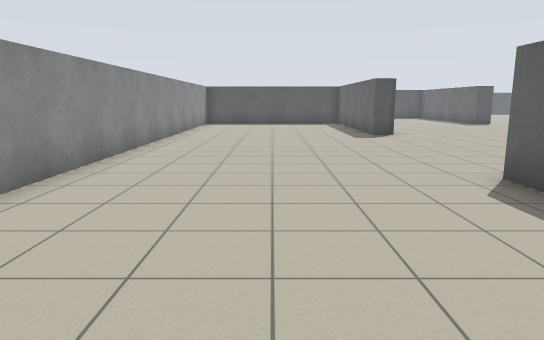
view 1 (above)

24 first-person views from a walk through a world built for the Player/Stage simulator. The camera is 1.2 m above the floor, tilts 10° down and sees 70° across. The lines on the ground mark 1 m squares. The floor is counted in squares, 1 m on a side. Each view is taken from the middle of a square. On the plan, view 1 faces up. The plan holds only what a view shows up to about 15 squares ahead; the rest is blank. The place goes on beyond the plan. The robots in the file are not drawn.

view 2
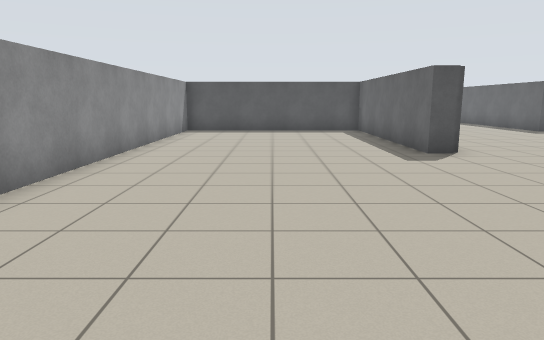

view 3
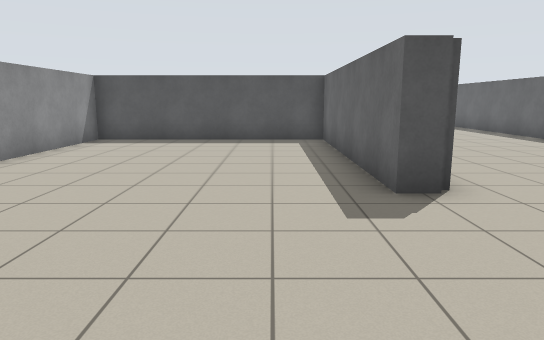

view 4
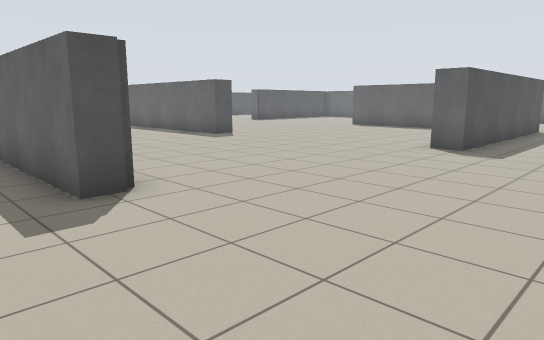

view 5
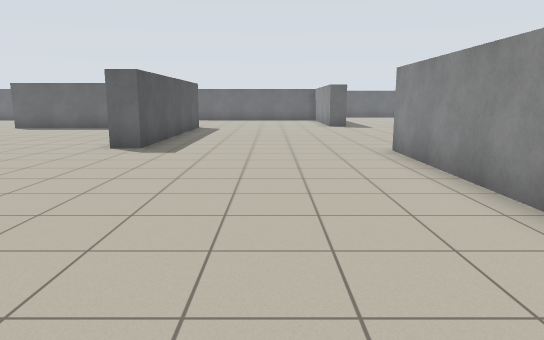

view 6
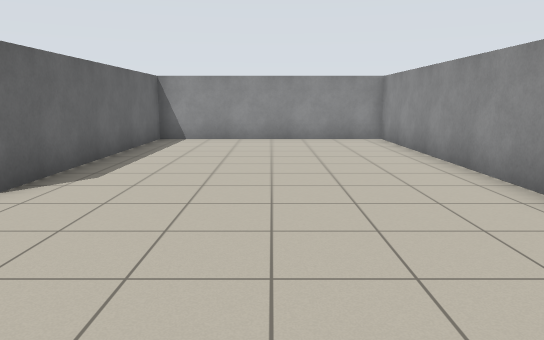

view 7
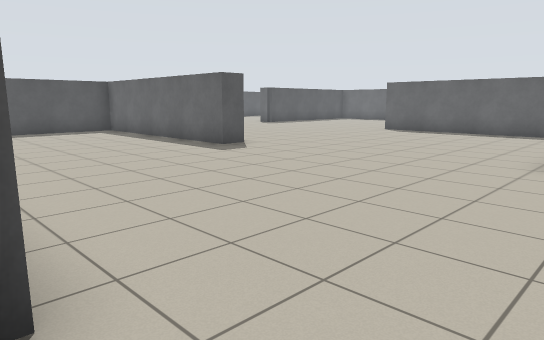

view 8
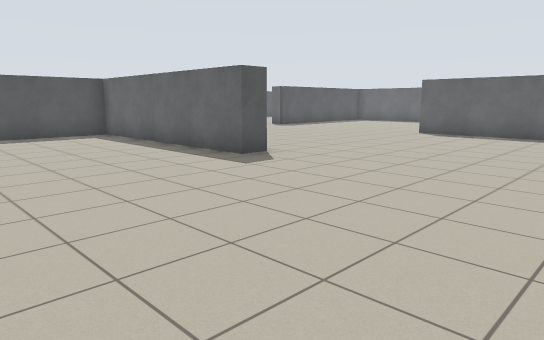

view 9
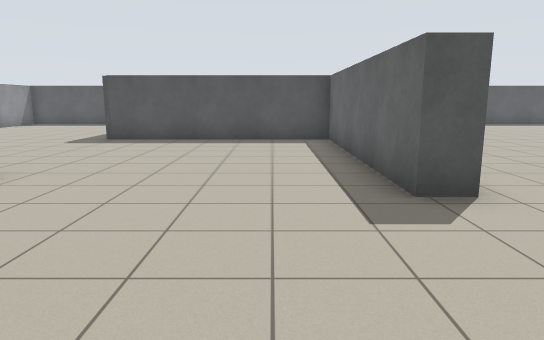

view 10
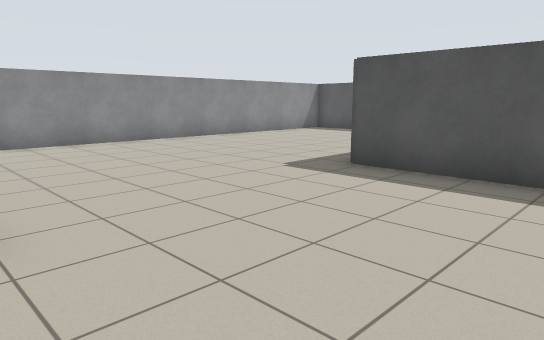

view 11
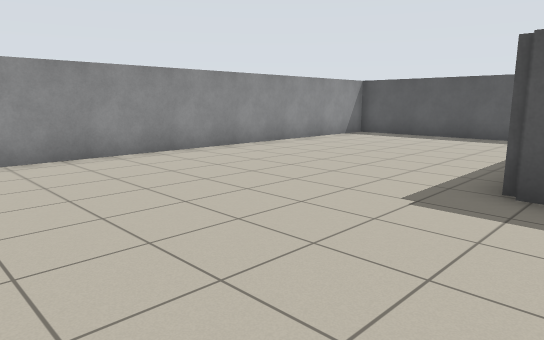

view 12
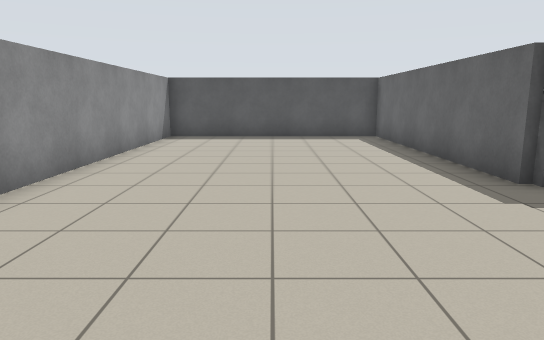

view 13
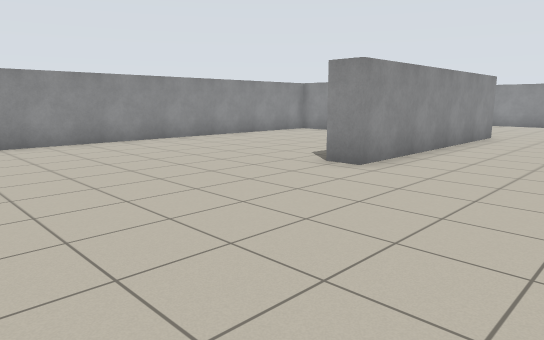

view 14
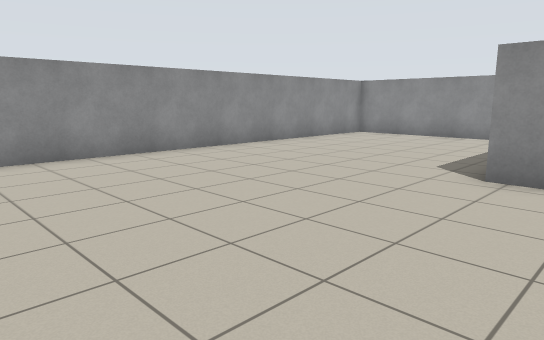

view 15
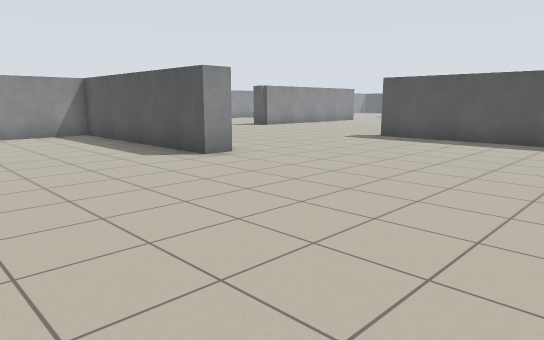

view 16
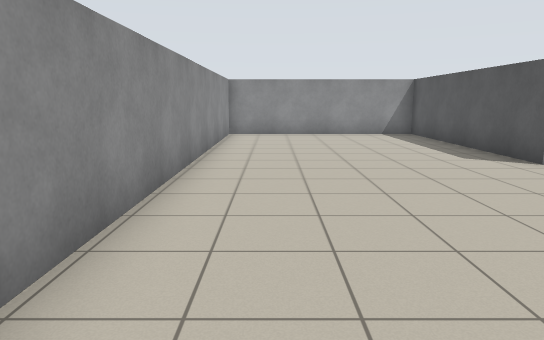

view 17
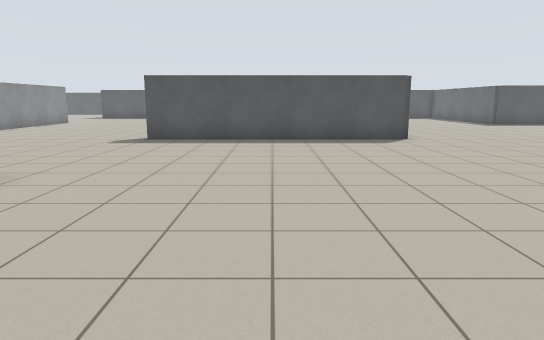

view 18
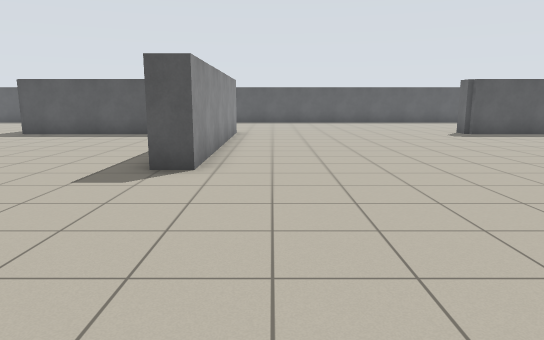

view 19
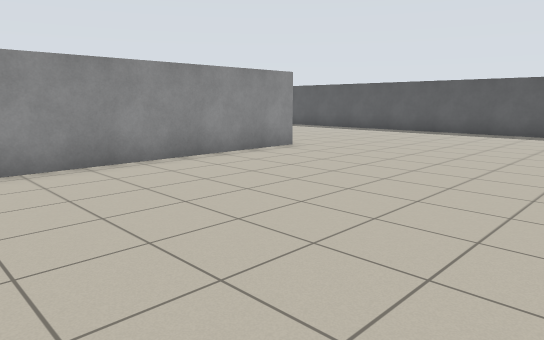

view 20
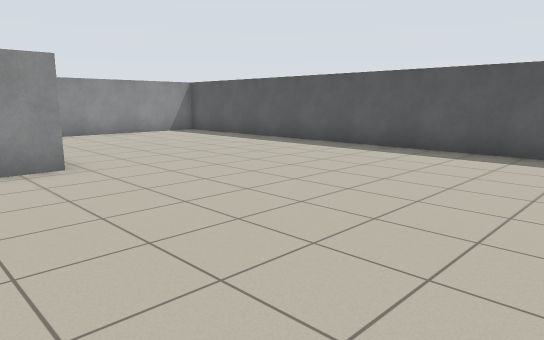

view 21
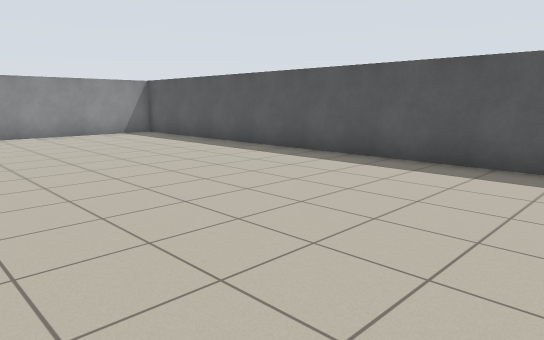

view 22
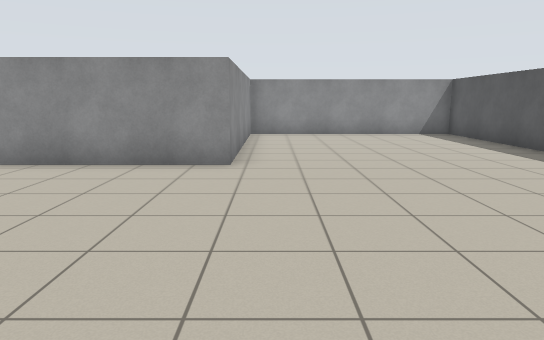

view 23
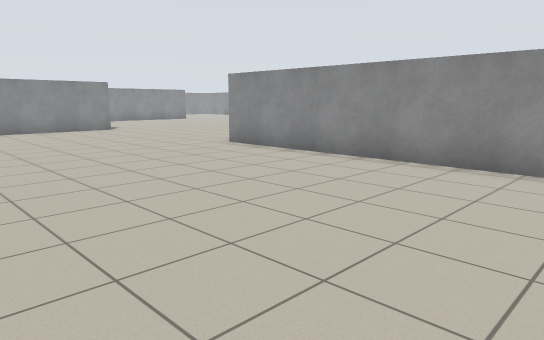

view 24
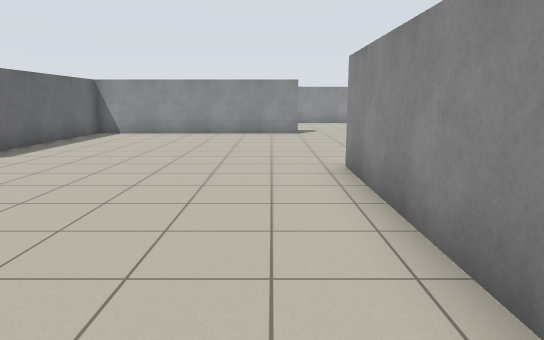

### Floor plan
Points are (right, up) in squares from view 1. A wall is a line through its corners. A room is listed if a view was taken in it or the views show most of it. See-through windows are left out.
Room 1 (views 1, 2, 3, 4, 5, 6, 7, 8, 9, 10, 11, 12, 13, 14, 15, 16, 17, 18, 19, 20, 21, 22, 23, 24)
walls: (4.2, 14) (3.6, 14) (3.6, 21.4) (-3.5, 21.4) (-3.5, -1.6) (3.6, -1.6) (3.6, 6) (11.6, 6) (11.6, 5.2) (4.4, 5.2) (4.4, -1.6) (17, -1.6); (19.5, 12.4) (12, 12.4) (12, 13.2) (19.5, 13.2); (17.8, 36.6) (4.4, 36.6) (4.4, 29.2) (11.6, 29.2) (11.6, 20.8) (10.8, 20.8) (10.8, 28.4) (3.6, 28.4) (3.6, 36.6) (-3.5, 36.6) (-3.5, 24)

Where each view was taken, in squares from view 1:
view 1: 0 up, 0 right, facing up
view 2: 5 up, 0 right, facing up
view 3: 9 up, 2 right, facing up
view 4: 9 up, 2 right, facing up-right
view 5: 9 up, 2 right, facing right
view 6: 11 up, 0 right, facing down
view 7: 12 up, 4 right, facing up-right
view 8: 14 up, 5 right, facing up-right
view 9: 16 up, 9 right, facing up
view 10: 22 up, 8 right, facing up-left
view 11: 23 up, 5 right, facing up-left
view 12: 23 up, 0 right, facing up
view 13: 10 up, 18 right, facing down-left
view 14: 7 up, 18 right, facing down-left
view 15: 0 up, 19 right, facing up-left
view 16: 0 up, 19 right, facing left
view 17: 0 up, 16 right, facing up
view 18: 14 up, 13 right, facing up
view 19: 21 up, 19 right, facing up-left
view 20: 27 up, 19 right, facing up-left
view 21: 29 up, 19 right, facing up-left
view 22: 30 up, 19 right, facing left
view 23: 30 up, 19 right, facing down-left
view 24: 28 up, 13 right, facing down
